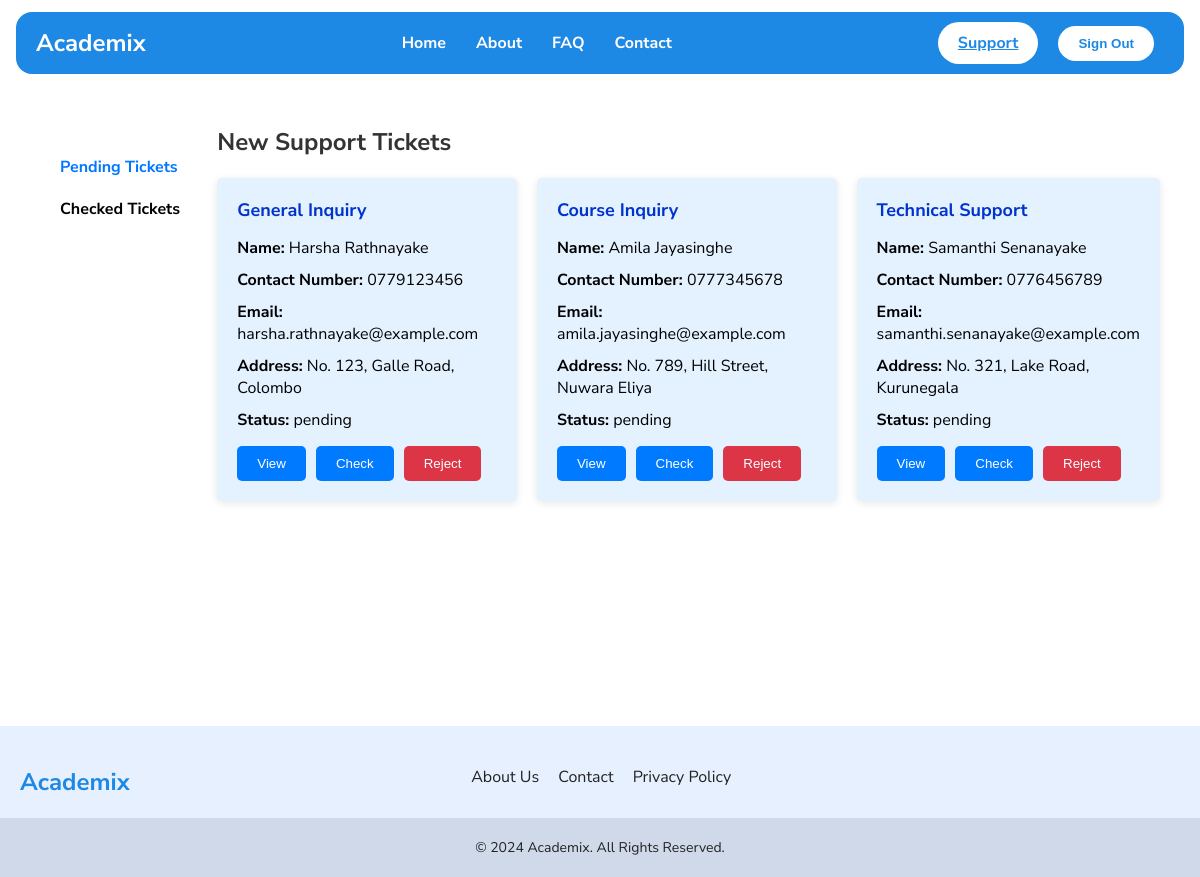
The page /support/pending (signed in) on the database its author committed.
### tables this page shows
CREATE TABLE inquiries (
  id INT NOT NULL AUTO_INCREMENT,
  inquiry_type VARCHAR(255) DEFAULT NULL,
  full_name VARCHAR(255) DEFAULT NULL,
  contact_no VARCHAR(20) DEFAULT NULL,
  email VARCHAR(255) DEFAULT NULL,
  address VARCHAR(255) DEFAULT NULL,
  message TEXT,
  status VARCHAR(255) DEFAULT 'pending',
  created_at TIMESTAMP NULL DEFAULT CURRENT_TIMESTAMP,
  PRIMARY KEY (id)
);

### support/pending/index.php (the view, shortened to what this page needs)
<?php
include '../../utils/db.php';
$sql = "SELECT id, inquiry_type, full_name, contact_no, email, address, message, status FROM inquiries WHERE status = 'pending'";
$result = $conn->query($sql);
?>
<!DOCTYPE html>
<html lang="en">
<head>
    <link rel="stylesheet" href="../../styles/global.css">
    <link rel="stylesheet" href="../../styles/components.css">
    <link rel="stylesheet" href="../../styles/tickets.css">
</head>
<body>
    <?php include "../../components/header.php"; ?>
    <main>
        <div class="container">
            <nav1>
                <ul>
                    <li><a class="active" href="/support/pending">Pending Tickets</a></li>
                    <li><a href="/support/checked">Checked Tickets</a></li>
                </ul>
            </nav1>
            <main-section>
                <h2>New Support Tickets</h2>
                <div class="ticket-grid">
                    <?php
                    if ($result->num_rows > 0) {
                        while ($ticket = $result->fetch_assoc()) {
                    ?>
                            <div class="ticket">
                                <h3><?php echo $ticket['inquiry_type']; ?></h3>
                                <p><strong>Name:</strong> <?php echo $ticket['full_name']; ?></p>
                                <p><strong>Contact Number:</strong> <?php echo $ticket['contact_no']; ?></p>
                                <p><strong>Email:</strong> <?php echo $ticket['email']; ?></p>
                                <p><strong>Address:</strong> <?php echo $ticket['address']; ?></p>
                                <p><strong>Status:</strong> <?php echo $ticket['status']; ?></p>
                                <div class="ticket-actions">
                                    <button class="view-btn" data-id="<?php echo $ticket['id']; ?>"
                                        data-inquiry-type="<?php echo $ticket['inquiry_type']; ?>"
                                        data-full-name="<?php echo $ticket['full_name']; ?>"
                                        data-contact-no="<?php echo $ticket['contact_no']; ?>"
                                        data-email="<?php echo $ticket['email']; ?>"
                                        data-address="<?php echo $ticket['address']; ?>"
                                        data-message="<?php echo $ticket['message']; ?>">
                                        View
                                    </button>
                                    <form method="POST" action="checked.php">
                                        <button type="submit" class="view-details">Check</button>
                                    </form>
                                    <form method="POST" action="rejected.php">
                                        <button type="submit" class="reject">Reject</button>
                                    </form>
                                </div>
                            </div>
                    <?php
                        }
                    } else {
                        echo "<p>No new tickets available.</p>";
                    }
                    ?>
                </div>
            </main-section>
        </div>
    </main>
    <?php include "../../components/footer.php"; ?>
</body>
</html>

### styles/global.css (style rules this page uses)
:root { --app-bg: #ffffff; --app-white: white; --app-primary: #1e88e5; --app-secondary: #2196f3; --app-active: #cfd9e9; --app-text: #222; --app-mute: #cfd9e9; --app-special: #e6f0ff; --app-error: #ff5353; --font-size-large: 24px; --font-size-small: 14px; --transition: all 300ms ease; }
body { margin: 0; font-family: 'Nunito Sans', system-ui, -apple-system, BlinkMacSystemFont, 'Segoe UI', Roboto, Oxygen, Ubuntu, Cantarell, 'Open Sans', 'Helvetica Neue', sans-serif; background-color: var(--app-bg); }
main { min-height: 80vh; padding: 20px; }

### styles/tickets.css (style rules this page uses)
* { box-sizing: border-box; margin: 0; padding: 0; }
body { background-color: #ffffff; }
.container { display: flex; margin: 20px; }
a:hover, a.active { background: none; color: #0077ff; }
nav1 { width: 200px; background-color: #ffffff; padding: 20px; }
nav1 ul { list-style: none; }
nav1 ul li { padding: 10px 0; }
nav1 ul li a { text-decoration: none; color: black; font-weight: bold; }
main-section { flex: auto; }
h2 { margin-bottom: 20px; font-size: 24px; color: #333; }
.ticket-grid { display: grid; grid-template-columns: repeat(3, 1fr); gap: 20px; align-items: stretch; }
.ticket { background-color: rgb(228, 241, 255); padding: 20px; display: flex; flex-direction: column; justify-content: space-between; border-radius: 5px; box-shadow: 0 2px 8px rgba(0, 0, 0, 0.1); }
.ticket h3 { color: #0033cc; font-size: 18px; margin-bottom: 10px; }
.ticket p { font-size: 16px; margin: 5px 0; }
.ticket p strong { color: black; }
.ticket-actions { margin-top: 10px; display: flex; gap: 10px; }
.ticket-actions .view-details, .ticket-actions .reject , .ticket-actions .view-btn { padding: 10px 20px; border-radius: 5px; cursor: pointer; border: none; }
.view-details { background-color: #007bff; color: white; }
.reject { background-color: #dc3545; color: white; }
.view-btn { background-color: #007bff; color: white; }

### rows shown on the page
inquiries: inquiry_type "General Inquiry", full_name "Harsha Rathnayake", contact_no "0779123456", email "harsha.rathnayake@example.com", address "No. 123, Galle Road, Colombo", status "pending"
inquiries: inquiry_type "Course Inquiry", full_name "Amila Jayasinghe", contact_no "0777345678", email "amila.jayasinghe@example.com", address "No. 789, Hill Street, Nuwara Eliya", status "pending"
inquiries: inquiry_type "Technical Support", full_name "Samanthi Senanayake", contact_no "0776456789", email "samanthi.senanayake@example.com", address "No. 321, Lake Road, Kurunegala", status "pending"

### other values the page prints
$auth_info[$role]['button'] "Support"
